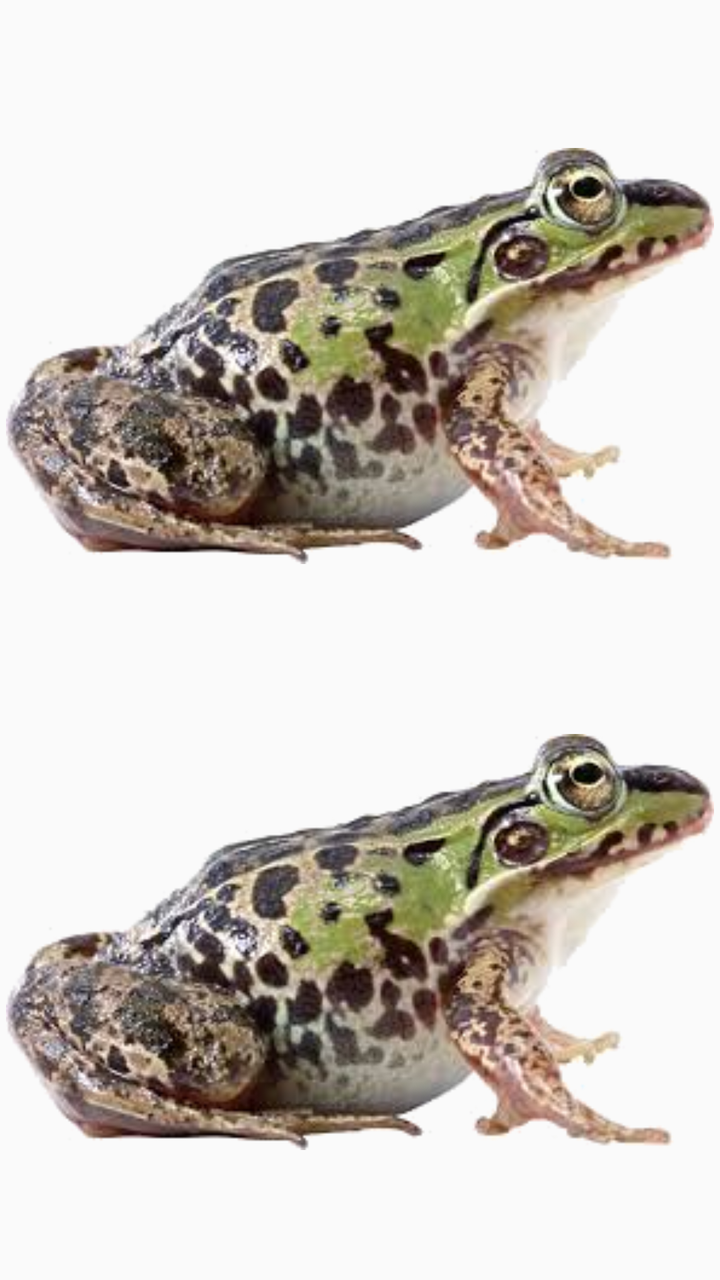
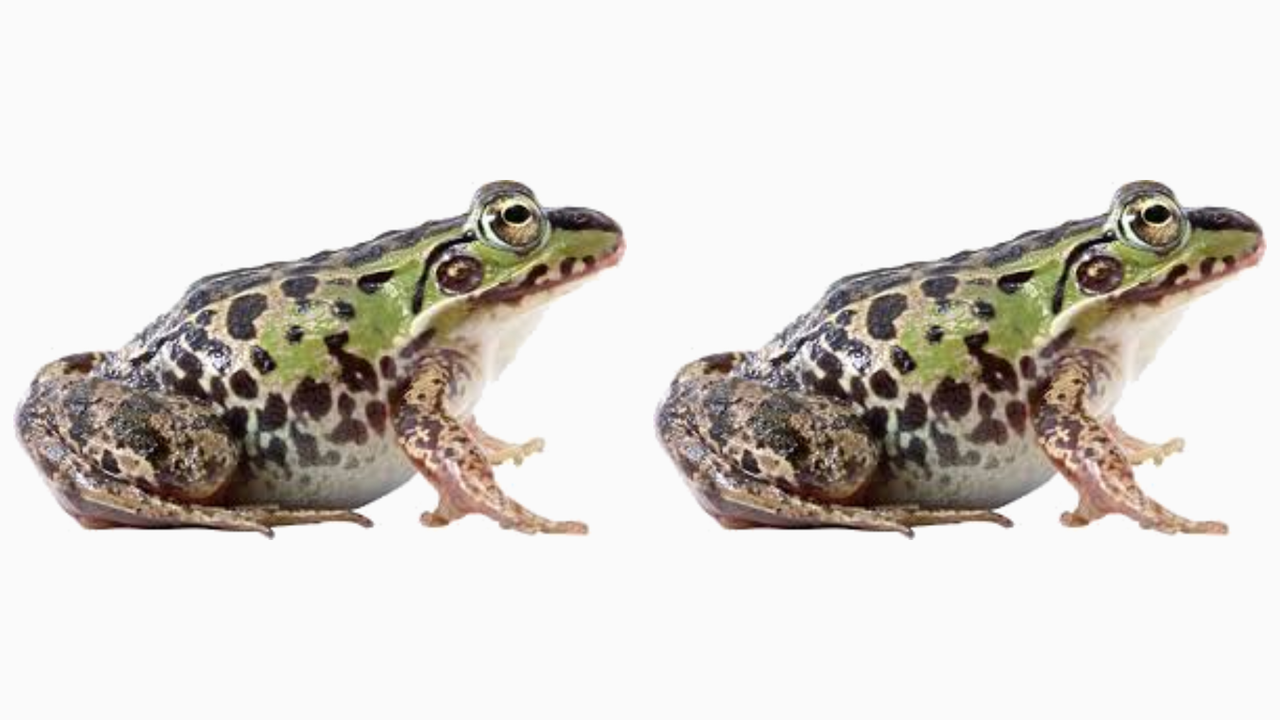

The same Android screen from two of the app's own layout files: first res/layout/ as a phone draws it, then the repository's variant for another configuration, drawn on a device whose configuration selects that folder. Both files follow.
<!-- AndroidManifest.xml: activity theme AppTheme.NoActionBar -->
<!-- res/layout/fragment_main.xml -->
<RelativeLayout xmlns:android="http://schemas.android.com/apk/res/android"
    xmlns:tools="http://schemas.android.com/tools"
    android:layout_width="match_parent"
    android:layout_height="match_parent"
    android:paddingBottom="@dimen/activity_vertical_margin"
    android:paddingLeft="@dimen/activity_horizontal_margin"
    android:paddingRight="@dimen/activity_horizontal_margin"
    android:paddingTop="@dimen/activity_vertical_margin"
    tools:context="com.github.baocin.animalsounds.MainActivityFragment"
    tools:showIn="@layout/content_main">

    <LinearLayout
        android:orientation="vertical"
        android:layout_width="match_parent"
        android:layout_height="match_parent"
        android:weightSum="0">

        <TextView
            android:layout_width="fill_parent"
            android:layout_height="50dp"
            android:textAppearance="?android:attr/textAppearanceLarge"
            android:id="@+id/questionText"
            android:layout_row="1"
            android:layout_column="35"
            android:textAlignment="center"
            android:layout_alignParentTop="true"
            android:layout_centerHorizontal="true"
            android:autoText="false"
            android:singleLine="false"
            android:layout_weight="1"
            android:textIsSelectable="false"
            android:allowUndo="false" />

        <ImageView
            android:layout_width="fill_parent"
            android:layout_height="160dp"
            android:id="@+id/leftImage"
            android:layout_row="0"
            android:layout_column="0"
            android:src="@drawable/frog_photo"
            android:layout_above="@+id/leftText"
            android:layout_alignParentRight="true"
            android:layout_alignParentEnd="false"
            android:layout_gravity="center"
            android:layout_weight="2" />

        <TextView
            android:layout_width="fill_parent"
            android:layout_height="41dp"
            android:textAppearance="?android:attr/textAppearanceLarge"
            android:id="@+id/leftText"
            android:layout_row="1"
            android:layout_column="0"
            android:textAlignment="center"
            android:layout_centerVertical="true"
            android:layout_alignParentRight="true"
            android:layout_alignParentEnd="true"
            android:layout_marginBottom="20dp"
            android:layout_weight="1" />

        <ImageView
            android:layout_width="fill_parent"
            android:layout_height="160dp"
            android:id="@+id/rightImage"
            android:layout_row="0"
            android:layout_column="35"
            android:src="@drawable/frog_photo"
            android:layout_alignParentLeft="true"
            android:layout_alignParentStart="false"
            android:layout_below="@+id/leftText"
            android:layout_above="@+id/rightText"
            android:layout_gravity="center"
            android:layout_weight="2" />

        <TextView
            android:layout_width="fill_parent"
            android:layout_height="41dp"
            android:textAppearance="?android:attr/textAppearanceLarge"
            android:id="@+id/rightText"
            android:layout_row="1"
            android:layout_column="35"
            android:textAlignment="center"
            android:layout_alignParentBottom="true"
            android:layout_alignRight="@+id/rightImage"
            android:layout_alignEnd="@+id/rightImage"
            android:layout_weight="1" />

    </LinearLayout>
</RelativeLayout>
<!-- res/layout/content_main.xml (included above) -->
<fragment xmlns:android="http://schemas.android.com/apk/res/android"
    xmlns:app="http://schemas.android.com/apk/res-auto"
    xmlns:tools="http://schemas.android.com/tools"
    android:id="@+id/fragment"
    android:name="com.github.baocin.animalsounds.MainActivityFragment"
    android:layout_width="match_parent"
    android:layout_height="match_parent"
    app:layout_behavior="@string/appbar_scrolling_view_behavior"
    tools:layout="@layout/fragment_main" />
<!-- resources referenced by this layout -->
<resources>
  <!-- drawable frog_photo: png bitmap (drawable, 93801 bytes) -->
  <!-- from res/values-v21/ -->
  <style name="AppTheme.NoActionBar">
          <item name="android:windowNoTitle">true</item>
          <item name="android:windowFullscreen">true</item>
          <item name="android:windowContentOverlay">@null</item>
          <item name="android:windowActionBar">false</item>
          <item name="android:windowDrawsSystemBarBackgrounds">true</item>
          <item name="android:statusBarColor">@android:color/transparent</item>
      </style>
</resources>
<!-- res/layout-land/fragment_main.xml (the repository's variant of the layout above) -->
<!-- drawn on the phone turned sideways -->
<RelativeLayout xmlns:android="http://schemas.android.com/apk/res/android"
    xmlns:tools="http://schemas.android.com/tools"
    android:layout_width="fill_parent"
    android:layout_height="fill_parent">

    <LinearLayout
        android:orientation="vertical"
        android:layout_width="fill_parent"
        android:layout_height="fill_parent"
        android:gravity="center_vertical"
        android:weightSum="0">

        <LinearLayout
            android:orientation="horizontal"
            android:layout_width="fill_parent"
            android:layout_height="wrap_content"
            android:layout_weight="1"
            android:gravity="center">

            <TextView
                android:layout_width="match_parent"
                android:layout_height="wrap_content"
                android:textAppearance="?android:attr/textAppearanceLarge"
                android:id="@+id/questionText"
                android:textAlignment="center"
                android:layout_alignParentTop="true"
                android:layout_centerHorizontal="true"
                android:layout_column="0"
                android:layout_row="0"
                android:layout_columnSpan="2"
                android:layout_alignParentLeft="true"
                android:textSize="32dp" />

        </LinearLayout>

        <LinearLayout
            android:layout_height="wrap_content"
            android:orientation="horizontal"
            android:layout_width="fill_parent"
            android:weightSum="2"
            android:layout_weight="2">

            <LinearLayout
                android:orientation="horizontal"
                android:layout_width="match_parent"
                android:layout_height="match_parent"
                android:layout_weight="1"
                android:gravity="center">

                <ImageView
                    android:layout_width="250dip"
                    android:layout_height="190dip"
                    android:layout_weight="1"
                    android:id="@+id/leftImage"
                    android:src="@drawable/frog_photo"
                    android:padding="5dp"
                    android:layout_below="@+id/questionText"/>
            </LinearLayout>

            <LinearLayout
                android:orientation="horizontal"
                android:layout_width="match_parent"
                android:layout_height="match_parent"
                android:layout_weight="1"
                android:gravity="center">

                <ImageView
                    android:layout_width="250dip"
                    android:layout_height="190dip"
                    android:layout_weight="1"
                    android:id="@+id/rightImage"
                    android:src="@drawable/frog_photo"
                    android:padding="5dp"
                    android:layout_below="@+id/questionText" />
            </LinearLayout>

        </LinearLayout>

        <LinearLayout
            android:orientation="horizontal"
            android:layout_width="match_parent"
            android:layout_height="wrap_content"
            android:layout_gravity="center_horizontal"
            android:gravity="center_horizontal"
            android:weightSum="2"
            android:layout_weight="1">

            <TextView
                android:textAppearance="?android:attr/textAppearanceLarge"
                android:id="@+id/leftText"
                android:textAlignment="center"
                android:layout_weight="1"
                android:layout_width="wrap_content"
                android:layout_height="wrap_content"
                android:textSize="32dp" />

            <TextView
                android:textAppearance="?android:attr/textAppearanceLarge"
                android:id="@+id/rightText"
                android:textAlignment="center"
                android:layout_weight="1"
                android:layout_width="wrap_content"
                android:layout_height="wrap_content"
                android:textSize="32dp" />
        </LinearLayout>
    </LinearLayout>

</RelativeLayout>
